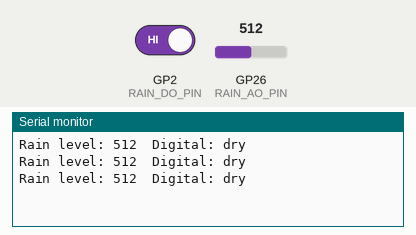
Simulated run of this sketch. Board: Raspberry Pi Pico. On the bench: the last lines printed to the serial monitor. The test bench sets the inputs (shaded band); at power-on: GP2 (RAIN_DO_PIN) HIGH, GP26 (RAIN_AO_PIN) = 512.

Above: at 1.3 s.
1.4 s: GP2 (RAIN_DO_PIN) driven LOW
At 1.9 s:
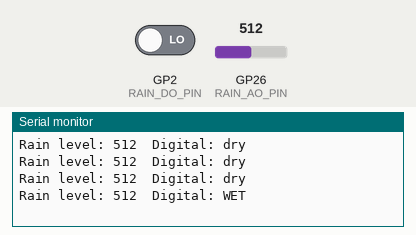
3.5 s: GP26 (RAIN_AO_PIN) set to 716
At 3.9 s:
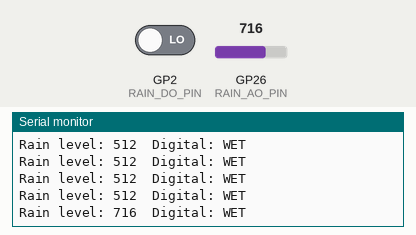
5.0 s: GP26 (RAIN_AO_PIN) set to 900
At 5.4 s:
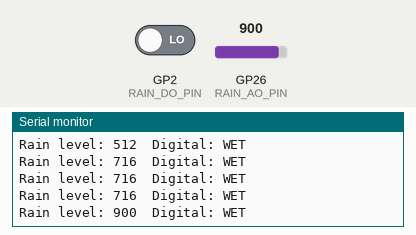
6.5 s: GP2 (RAIN_DO_PIN) driven HIGH
At 6.9 s:
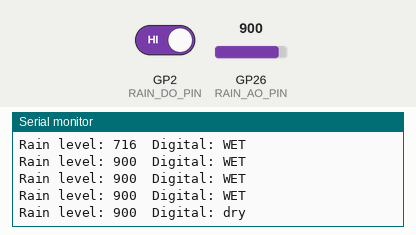
Timing chart, 0 to 9.0 s (numbered marks = the images above; inputs shaded):
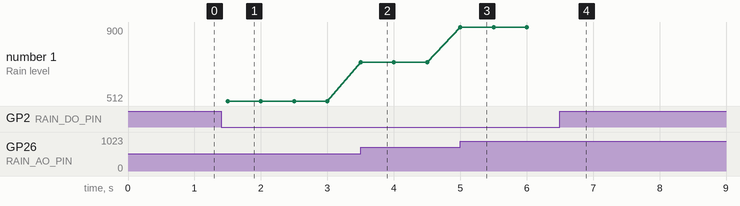

The sketch:

rain_sensor.ino
```cpp
// snippet: rain_sensor
// tags: rain, water, moisture, analog, digital, sensor, weather
// boards: avr, esp32, megaavr, nano33iot, romi32u4, rp2040
// library: none
// description: Read a rain/water detection sensor module. Most modules provide both a digital
//   output (threshold set by onboard pot) and an analog output (raw water coverage level).
//   Wiring: AO → RAIN_AO_PIN, DO → RAIN_DO_PIN, VCC → 5V, GND → GND.
// prompts: rain detection sensor, water sensor module, rainfall detector, weather moisture sensor, rain alert digital analog
//
// ---- CONFIGURE ----
#define RAIN_AO_PIN   A0   // analog output — lower value = more water
#define RAIN_DO_PIN    2   // digital output — LOW when rain detected (threshold via pot)
// -------------------

void setup() {
  Serial.begin(115200);
  pinMode(RAIN_DO_PIN, INPUT);
}

void loop() {
  int  raw      = analogRead(RAIN_AO_PIN);
  bool raining  = !digitalRead(RAIN_DO_PIN);   // active LOW

  Serial.print("Rain level: "); Serial.print(raw);
  Serial.print("  Digital: "); Serial.println(raining ? "WET" : "dry");
  delay(500);
}
```

Measured:
- after the input at 1.4 s, the serial monitor: prints a new line after 0.10 s (image 1)
- after the input at 3.5 s, the serial monitor: prints a new line at once (image 2)
- after the input at 5.0 s, the serial monitor: prints a new line at once (image 3)
- after the input at 6.5 s, the serial monitor: prints a new line at once (image 4)
- plotted number 1: 512 → 716 after the input at 3.5 s, 716 → 900 after the input at 5.0 s
